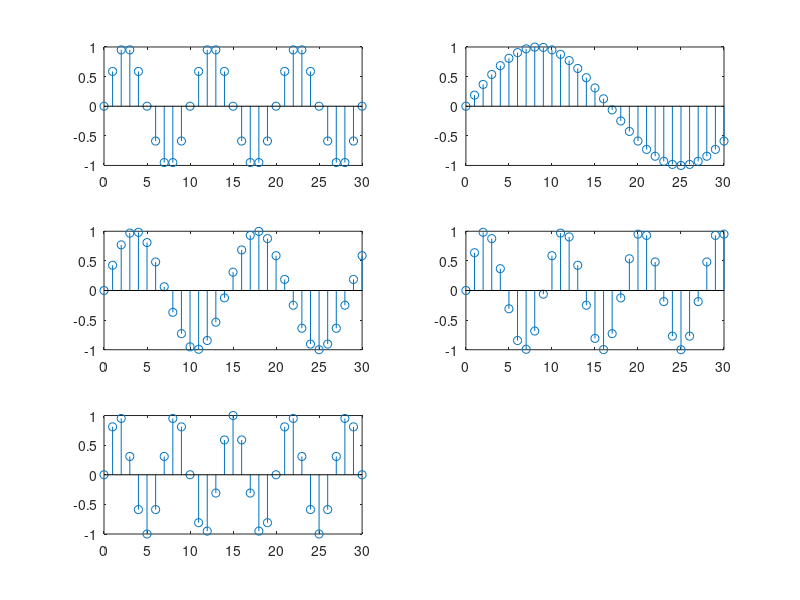

Recreate this plot in MATLAB.
fo1=1000;%Freqyency of sin 
fs=10000;%Sampling Frequency Fs>2Fm 
fo2=10300;%Freqyency of sin 
fo3=10700;%Freqyency of sin 
fo4=11100;%Freqyency of sin 
fo5=11500;%Freqyency of sin 
n=0:1:30;

x1=sin(2*pi*fo1*n/fs);
x2=sin(2*pi*fo2*n/fs);
x3=sin(2*pi*fo3*n/fs);
x4=sin(2*pi*fo4*n/fs);
x5=sin(2*pi*fo5*n/fs);
%x1=cos(2*pi*f0*n/fs2); 
subplot(3,2,1);
stem(n,x1);
subplot(3,2,2); 
stem(n,x2);
subplot(3,2,3); 
stem(n,x3);
subplot(3,2,4); 
stem(n,x4);
subplot(3,2,5); 
stem(n,x5);
